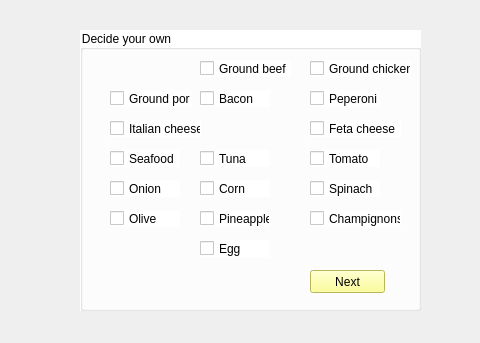
<?xml version="1.0" encoding="UTF-8"?>
<ui version="4.0">
 <class>Form</class>
 <widget class="QWidget" name="Form">
  <property name="geometry">
   <rect>
    <x>0</x>
    <y>0</y>
    <width>480</width>
    <height>343</height>
   </rect>
  </property>
  <property name="windowTitle">
   <string>Form</string>
  </property>
  <widget class="QPushButton" name="p1">
   <property name="enabled">
    <bool>true</bool>
   </property>
   <property name="geometry">
    <rect>
     <x>110</x>
     <y>72</y>
     <width>291</width>
     <height>221</height>
    </rect>
   </property>
   <property name="text">
    <string>PushButton</string>
   </property>
  </widget>
  <widget class="QPushButton" name="p2">
   <property name="enabled">
    <bool>true</bool>
   </property>
   <property name="geometry">
    <rect>
     <x>110</x>
     <y>70</y>
     <width>291</width>
     <height>221</height>
    </rect>
   </property>
   <property name="styleSheet">
    <string notr="true">background-color: rgb(255, 255, 255);</string>
   </property>
   <property name="text">
    <string/>
   </property>
   <property name="flat">
    <bool>true</bool>
   </property>
  </widget>
  <widget class="QGroupBox" name="Decide">
   <property name="geometry">
    <rect>
     <x>80</x>
     <y>30</y>
     <width>341</width>
     <height>281</height>
    </rect>
   </property>
   <property name="styleSheet">
    <string notr="true">background-color: rgb(255, 255, 255);</string>
   </property>
   <property name="title">
    <string>Decide your own</string>
   </property>
   <widget class="QCheckBox" name="cBbeef">
    <property name="geometry">
     <rect>
      <x>120</x>
      <y>30</y>
      <width>91</width>
      <height>17</height>
     </rect>
    </property>
    <property name="text">
     <string>Ground beef</string>
    </property>
   </widget>
   <widget class="QCheckBox" name="cBchicken">
    <property name="geometry">
     <rect>
      <x>230</x>
      <y>30</y>
      <width>101</width>
      <height>17</height>
     </rect>
    </property>
    <property name="text">
     <string>Ground chicken</string>
    </property>
   </widget>
   <widget class="QCheckBox" name="cBpork">
    <property name="geometry">
     <rect>
      <x>30</x>
      <y>60</y>
      <width>81</width>
      <height>17</height>
     </rect>
    </property>
    <property name="text">
     <string>Ground pork</string>
    </property>
   </widget>
   <widget class="QCheckBox" name="cBbacon">
    <property name="geometry">
     <rect>
      <x>120</x>
      <y>60</y>
      <width>70</width>
      <height>17</height>
     </rect>
    </property>
    <property name="text">
     <string>Bacon</string>
    </property>
   </widget>
   <widget class="QCheckBox" name="cBpep">
    <property name="geometry">
     <rect>
      <x>230</x>
      <y>60</y>
      <width>70</width>
      <height>17</height>
     </rect>
    </property>
    <property name="text">
     <string>Peperoni</string>
    </property>
   </widget>
   <widget class="QCheckBox" name="cBITcheese">
    <property name="geometry">
     <rect>
      <x>30</x>
      <y>90</y>
      <width>91</width>
      <height>17</height>
     </rect>
    </property>
    <property name="text">
     <string>Italian cheese</string>
    </property>
   </widget>
   <widget class="QCheckBox" name="cBFcheese">
    <property name="geometry">
     <rect>
      <x>230</x>
      <y>90</y>
      <width>91</width>
      <height>17</height>
     </rect>
    </property>
    <property name="text">
     <string>Feta cheese</string>
    </property>
   </widget>
   <widget class="QCheckBox" name="cBsea">
    <property name="geometry">
     <rect>
      <x>30</x>
      <y>120</y>
      <width>70</width>
      <height>17</height>
     </rect>
    </property>
    <property name="text">
     <string>Seafood</string>
    </property>
   </widget>
   <widget class="QCheckBox" name="cBtuna">
    <property name="geometry">
     <rect>
      <x>120</x>
      <y>120</y>
      <width>70</width>
      <height>17</height>
     </rect>
    </property>
    <property name="text">
     <string>Tuna</string>
    </property>
   </widget>
   <widget class="QCheckBox" name="cBtomato">
    <property name="geometry">
     <rect>
      <x>230</x>
      <y>120</y>
      <width>70</width>
      <height>17</height>
     </rect>
    </property>
    <property name="text">
     <string>Tomato</string>
    </property>
   </widget>
   <widget class="QCheckBox" name="cBonion">
    <property name="geometry">
     <rect>
      <x>30</x>
      <y>150</y>
      <width>70</width>
      <height>17</height>
     </rect>
    </property>
    <property name="text">
     <string>Onion</string>
    </property>
   </widget>
   <widget class="QCheckBox" name="cBcorn">
    <property name="geometry">
     <rect>
      <x>120</x>
      <y>150</y>
      <width>70</width>
      <height>17</height>
     </rect>
    </property>
    <property name="text">
     <string>Corn</string>
    </property>
   </widget>
   <widget class="QCheckBox" name="cBspinach">
    <property name="geometry">
     <rect>
      <x>230</x>
      <y>150</y>
      <width>70</width>
      <height>17</height>
     </rect>
    </property>
    <property name="text">
     <string>Spinach</string>
    </property>
   </widget>
   <widget class="QCheckBox" name="cBolive">
    <property name="geometry">
     <rect>
      <x>30</x>
      <y>180</y>
      <width>70</width>
      <height>17</height>
     </rect>
    </property>
    <property name="text">
     <string>Olive</string>
    </property>
   </widget>
   <widget class="QCheckBox" name="cBpineapple">
    <property name="geometry">
     <rect>
      <x>120</x>
      <y>180</y>
      <width>70</width>
      <height>17</height>
     </rect>
    </property>
    <property name="text">
     <string>Pineapple</string>
    </property>
   </widget>
   <widget class="QCheckBox" name="cBchampi">
    <property name="geometry">
     <rect>
      <x>230</x>
      <y>180</y>
      <width>91</width>
      <height>17</height>
     </rect>
    </property>
    <property name="text">
     <string>Champignons</string>
    </property>
    <property name="icon">
     <iconset>
      <normaloff>:/Side/thin.png</normaloff>:/Side/thin.png</iconset>
    </property>
    <property name="checked">
     <bool>false</bool>
    </property>
    <property name="autoRepeat">
     <bool>false</bool>
    </property>
    <property name="tristate">
     <bool>false</bool>
    </property>
   </widget>
   <widget class="QCheckBox" name="cBegg">
    <property name="geometry">
     <rect>
      <x>120</x>
      <y>210</y>
      <width>70</width>
      <height>17</height>
     </rect>
    </property>
    <property name="text">
     <string>Egg</string>
    </property>
   </widget>
   <widget class="QPushButton" name="Bnext">
    <property name="geometry">
     <rect>
      <x>230</x>
      <y>240</y>
      <width>75</width>
      <height>23</height>
     </rect>
    </property>
    <property name="styleSheet">
     <string notr="true">background-color: rgb(255, 255, 127);</string>
    </property>
    <property name="text">
     <string>Next</string>
    </property>
   </widget>
  </widget>
 </widget>
 <resources/>
 <connections/>
</ui>
